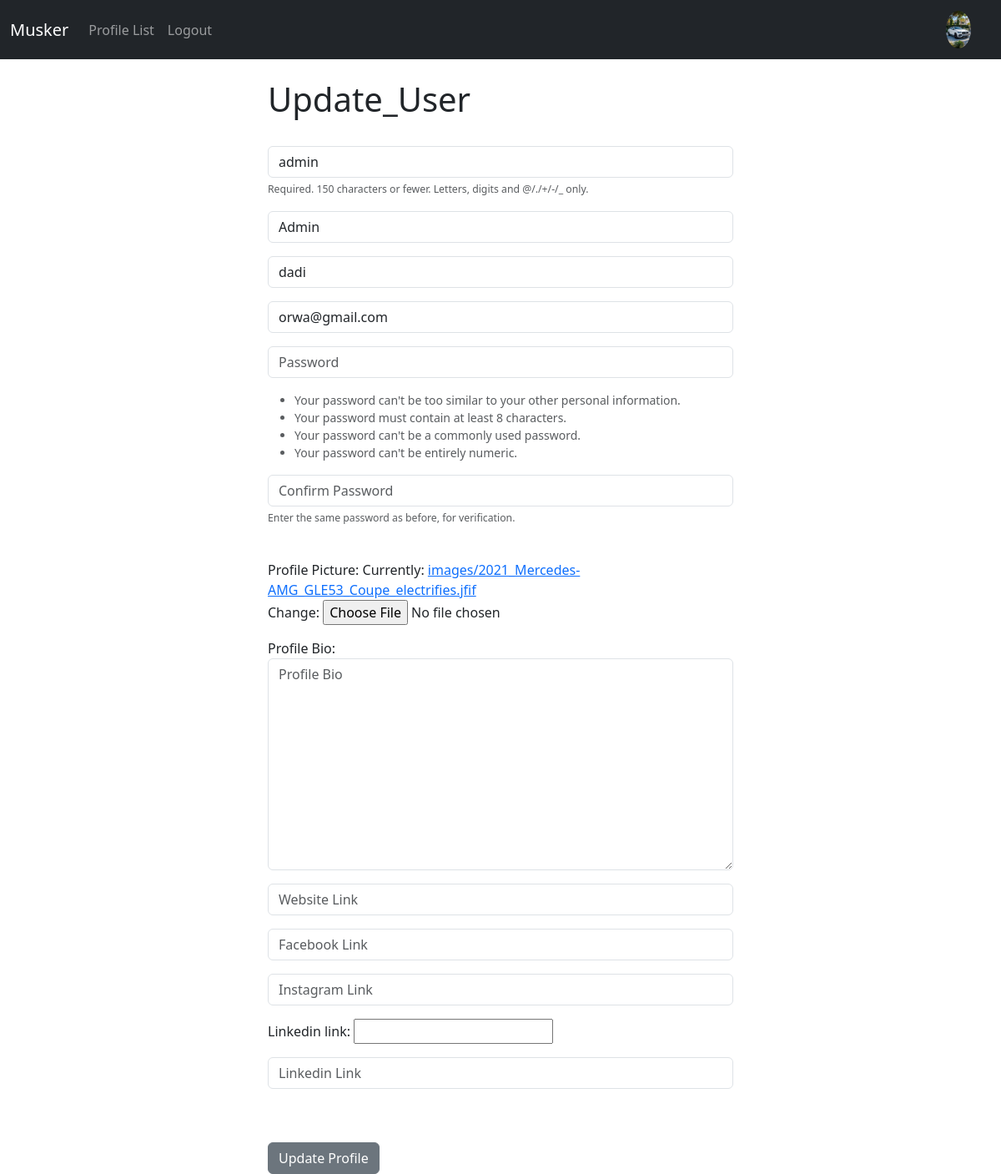
/update_user/ (signed in), run on an earlier commit of the app's database.
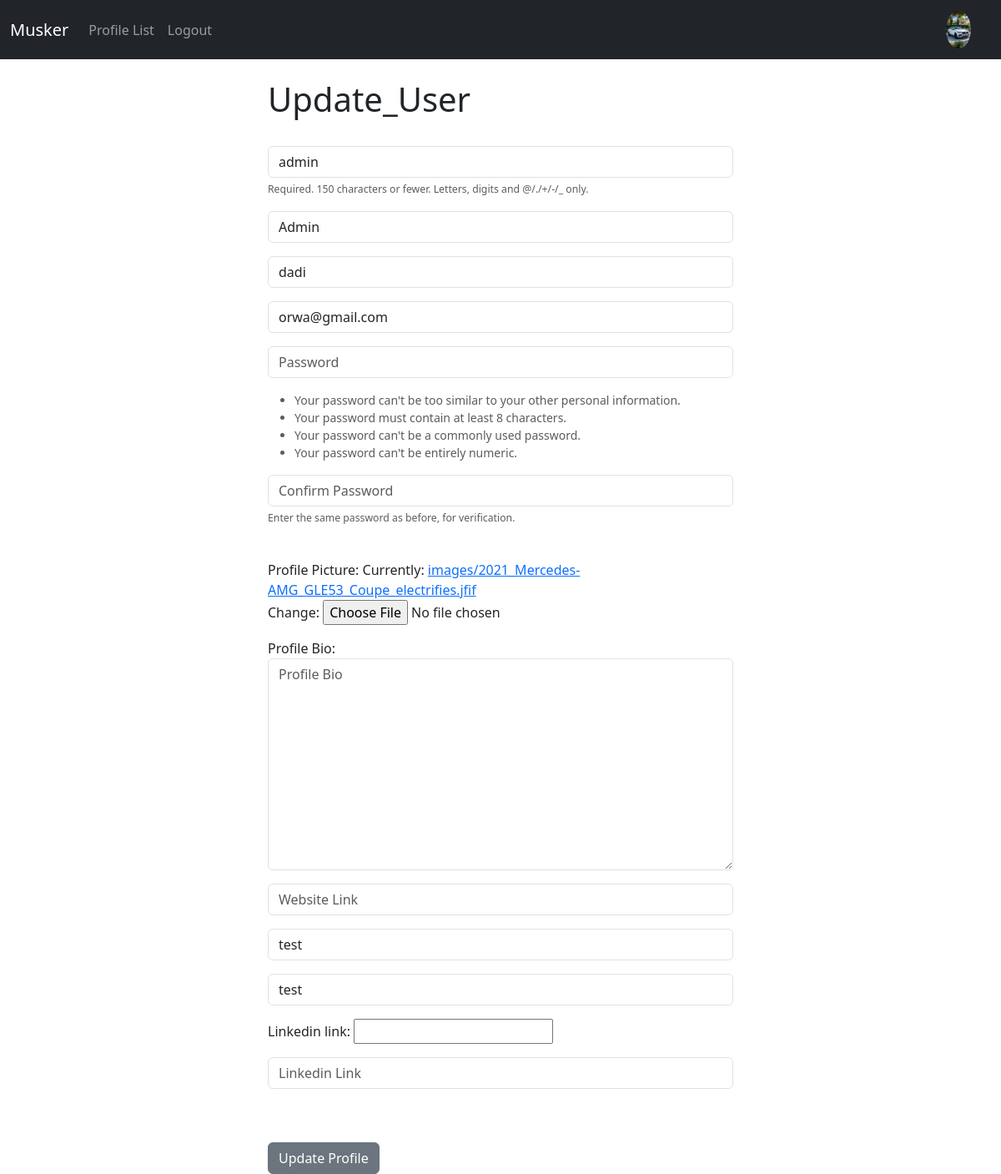
And on a later commit of the database.
### musker/models.py (models this page shows, shortened)
class Profile(models.Model):
    user = models.OneToOneField(User, on_delete=models.CASCADE)
    follows = models.ManyToManyField("self", related_name="followed_by", symmetrical=False, blank=True)
    date_modified = models.DateTimeField(User, auto_now=True)
    profile_image = models.ImageField(null=True, blank=True, upload_to="images/")
    profile_bio = models.CharField(null=True, blank=True, max_length=500)
    homepage_link = models.CharField(null=True, blank=True, max_length=100)
    facebook_link = models.CharField(null=True, blank=True, max_length=100)
    instagram_link = models.CharField(null=True, blank=True, max_length=100)
    linkedin_link = models.CharField(null=True, blank=True, max_length=100)

### musker/views.py (the view)
# urls.py: path('update_user/', views.update_user, name='update_user'),
def update_user(request):
    if request.user.is_authenticated:
        current_user = User.objects.get(id=request.user.id)
        profile_user = Profile.objects.get(user__id=request.user.id)
        user_form = SignUpForm(request.POST or None, request.FILES or None, instance=current_user)
        profile_form = ProfilePicForm(request.POST or None, request.FILES or None, instance=profile_user)
        if user_form.is_valid() and profile_form.is_valid():
           user_form.save()
           profile_form.save()
           login(request, current_user)
           messages.success(request, ("Your Profile Has Been Updated!"))
           return redirect('home')
        return render(request, "update_user.html", {'user_form':user_form, 'profile_form':profile_form})
    else:
        messages.success(request, ("You Must Be Logged In To View That Page!"))
        return redirect('home')

### musker/forms.py
class ProfilePicForm(forms.ModelForm):
    profile_image = forms.ImageField(label="Profile Picture")
    profile_bio = forms.CharField(label="Profile Bio", widget=forms.Textarea(attrs={'class':'form-control', 'placeholder':'Profile Bio'}))
    homepage_link = forms.CharField(label="", widget=forms.TextInput(attrs={'class':'form-control', 'placeholder':'Website Link'}))
    facebook_link =  forms.CharField(label="", widget=forms.TextInput(attrs={'class':'form-control', 'placeholder':'Facebook Link'}))
    instagram_link =  forms.CharField(label="", widget=forms.TextInput(attrs={'class':'form-control', 'placeholder':'Instagram Link'}))
    linked_link =  forms.CharField(label="", widget=forms.TextInput(attrs={'class':'form-control', 'placeholder':'Linkedin Link'}))
    class Meta:
        model = Profile
        fields = ('profile_image', 'profile_bio', 'homepage_link', 'facebook_link', 'instagram_link', 'linkedin_link',)

### musker/templates/update_user.html (shortened to what this page needs)
{% extends 'base.html' %}
{% block content %}
<div class="col-md-6 offset-md-3">
<h1>Update_User</h1>
<br>
<form method="POST" action="" enctype="multipart/form-data">
    {{ user_form.as_p }}
    <br>
    {{ profile_form.as_p}}
    <br><br>
    <button type="submit" class="btn btn-secondary">Update Profile</button>
</div>
{% endblock %}

What changed in the data, as far as the page shows it:
changed Profile: facebook_link (not shown) → "test"; instagram_link (not shown) → "test"
